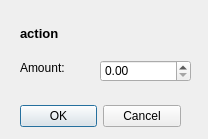
<?xml version="1.0" encoding="UTF-8"?>
<ui version="4.0">
 <class>bank_transaction_prompt</class>
 <widget class="QDialog" name="bank_transaction_prompt">
  <property name="geometry">
   <rect>
    <x>0</x>
    <y>0</y>
    <width>208</width>
    <height>139</height>
   </rect>
  </property>
  <property name="windowTitle">
   <string>Dialog</string>
  </property>
  <widget class="QDialogButtonBox" name="confirm_button">
   <property name="geometry">
    <rect>
     <x>20</x>
     <y>100</y>
     <width>161</width>
     <height>32</height>
    </rect>
   </property>
   <property name="orientation">
    <enum>Qt::Horizontal</enum>
   </property>
   <property name="standardButtons">
    <set>QDialogButtonBox::Cancel|QDialogButtonBox::Ok</set>
   </property>
  </widget>
  <widget class="QDoubleSpinBox" name="doubleSpinBox">
   <property name="geometry">
    <rect>
     <x>100</x>
     <y>60</y>
     <width>91</width>
     <height>22</height>
    </rect>
   </property>
   <property name="maximum">
    <double>99999999999.000000000000000</double>
   </property>
  </widget>
  <widget class="QWidget" name="">
   <property name="geometry">
    <rect>
     <x>20</x>
     <y>20</y>
     <width>61</width>
     <height>61</height>
    </rect>
   </property>
   <layout class="QVBoxLayout" name="verticalLayout">
    <item>
     <widget class="QLabel" name="action_label">
      <property name="text">
       <string>&lt;html&gt;&lt;head/&gt;&lt;body&gt;&lt;p&gt;&lt;span style=&quot; font-size:10pt; font-weight:600;&quot;&gt;action&lt;/span&gt;&lt;/p&gt;&lt;/body&gt;&lt;/html&gt;</string>
      </property>
     </widget>
    </item>
    <item>
     <widget class="QLabel" name="amount_label">
      <property name="text">
       <string>Amount:</string>
      </property>
     </widget>
    </item>
   </layout>
  </widget>
 </widget>
 <resources/>
 <connections>
  <connection>
   <sender>confirm_button</sender>
   <signal>accepted()</signal>
   <receiver>bank_transaction_prompt</receiver>
   <slot>accept()</slot>
   <hints>
    <hint type="sourcelabel">
     <x>248</x>
     <y>254</y>
    </hint>
    <hint type="destinationlabel">
     <x>157</x>
     <y>274</y>
    </hint>
   </hints>
  </connection>
  <connection>
   <sender>confirm_button</sender>
   <signal>rejected()</signal>
   <receiver>bank_transaction_prompt</receiver>
   <slot>reject()</slot>
   <hints>
    <hint type="sourcelabel">
     <x>316</x>
     <y>260</y>
    </hint>
    <hint type="destinationlabel">
     <x>286</x>
     <y>274</y>
    </hint>
   </hints>
  </connection>
 </connections>
</ui>
